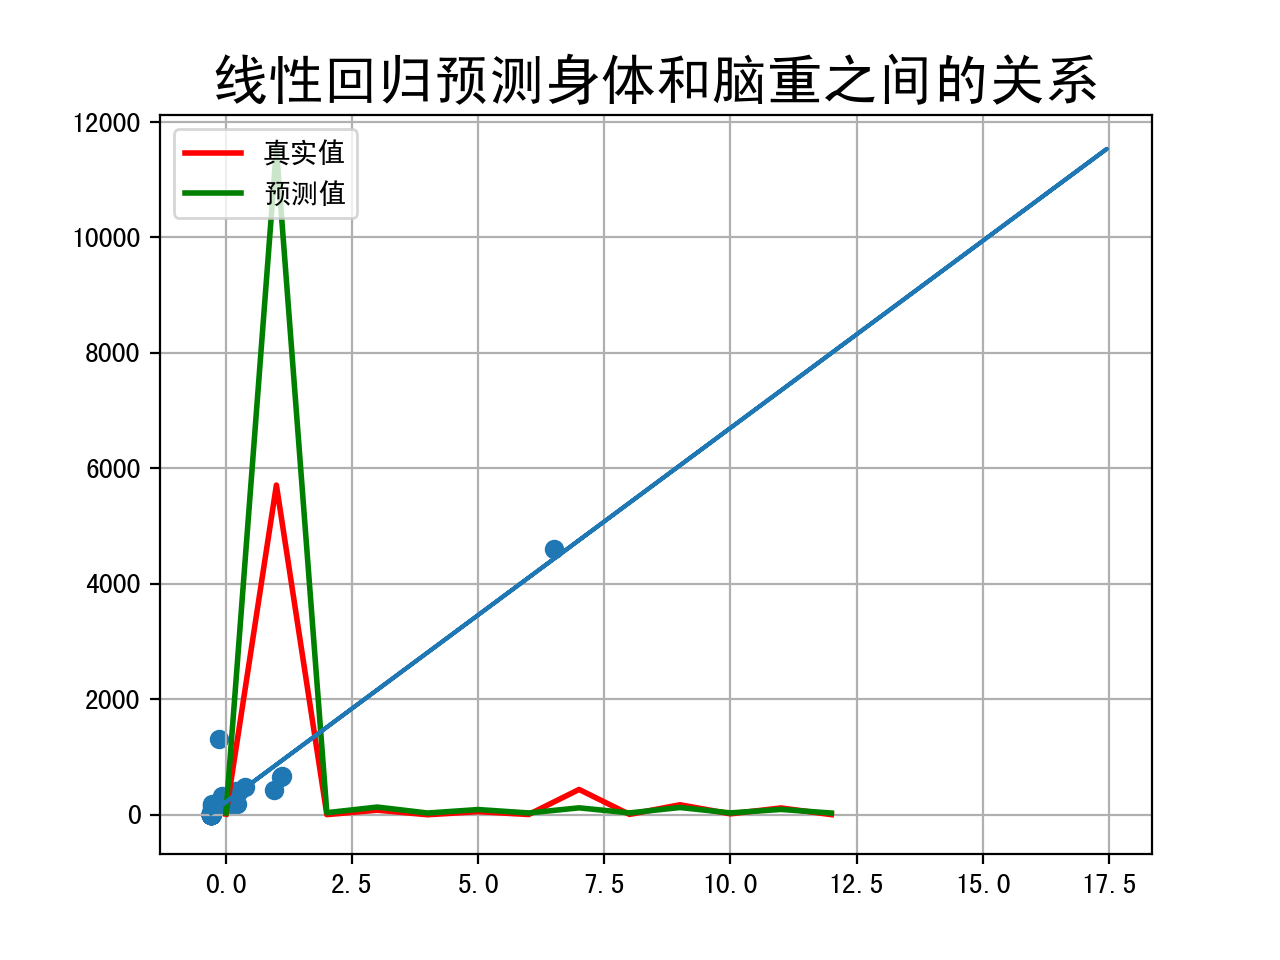

This figure's Python source:
# -*- coding: utf-8 -*-
# @Time     :2018/4/4 下午3:39
# @Author   :李二狗
# @Site     :
# @File     :demo.py
# @Software :PyCharm

from sklearn.linear_model import LinearRegression
from sklearn.model_selection import train_test_split
from sklearn.preprocessing import StandardScaler
from sklearn.externals import joblib

import numpy as np
import pandas as pd
import matplotlib as mpl
import matplotlib.pyplot as plt
from pandas import DataFrame
import time

mpl.rcParams['font.family'] = 'sans-serif'
mpl.rcParams['font.sans-serif'] = 'SimHei'
mpl.rcParams['axes.unicode_minus'] = False

path = 'brain_body.txt'

# 加载数据
df = pd.read_fwf(path)

# 异常数据处理

#特征值选择

X = df.iloc[:, 0:1]
Y = df.iloc[:, 1:2]

# 划分数据集
X_train, X_test, Y_train, Y_test = train_test_split(X, Y, test_size=0.2, random_state=0)

# 数据模型建立
ss = StandardScaler()
X_train = ss.fit_transform(X_train)
X_test = ss.transform(X_test)

# 模型训练
lr = LinearRegression(fit_intercept=True)
lr.fit(X_train, Y_train)

# 测试模型预测
Y_predict = lr.predict(X_test)

# 输出模型训练得到的相关参数
# 注意：第1、2、6个系数为0
print("模型的系数(θ):", end="")
print(lr.coef_)
print("模型的截距:", end='')
print(lr.intercept_)

print("训练集上R^2:", lr.score(X_train, Y_train))
print("测试集上R^2:", lr.score(X_test, Y_test))


# 预测值和实际值画图比较
t = np.arange(len(X_test))
# 建一个画布，facecolor是背景色
plt.figure(facecolor='w')
plt.plot(t, Y_test, 'r-', linewidth=2, label='真实值')
plt.plot(t, Y_predict, 'g-', linewidth=2, label='预测值')
plt.plot(X_test, Y_predict)
plt.scatter(X_train, Y_train)
# 显示图例，设置图例的位置
plt.legend(loc = 'upper left')
plt.title("线性回归预测身体和脑重之间的关系", fontsize=20)
# 加网格
plt.grid(b=True)
# 保存图片
plt.savefig('demo.png', dpi=200)
plt.show()